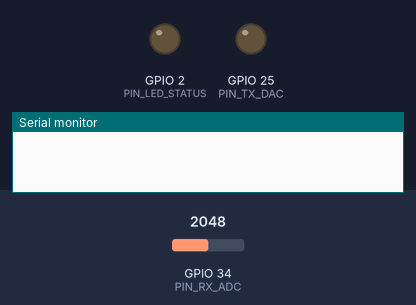
A sketch run on a simulated ESP32. Parts: output pins drawn as LEDs (lit = HIGH), the last lines printed to the serial monitor. Dashed ring = blinking. Inputs (shaded band) come from the test bench; at power-on: GPIO 34 (PIN_RX_ADC) = 2048 (analog values on the 0–4095 scale).

Above: at 0.0 s.
At 2.2 s:
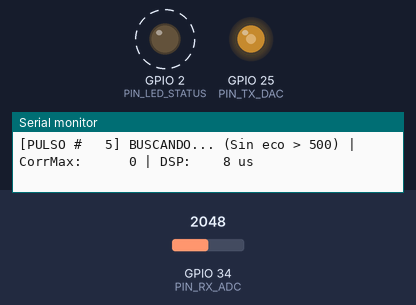
2.3 s: GPIO 34 (PIN_RX_ADC) set to 2866
5.3 s: GPIO 34 (PIN_RX_ADC) set to 3603
Timing chart, 0 to 63.2 s (numbered marks = the images above; inputs shaded):
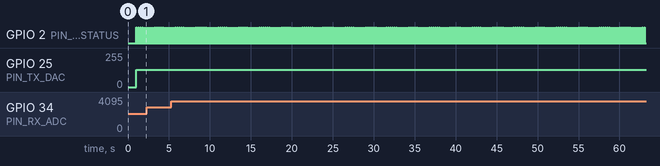

The sketch:

radar_serial.ino
```cpp
/*
 * Radar Acustico Monostatico - ESP32 (Modo Serial)
 * imprime en el serial monitor las mediciones del radar.
 */

#include "driver/dac.h"
#include "config.h"
#include "dsp_radar.h"

uint8_t dac_pulso_tx[N_PULSO_TX];
float   ref_pulso_tx[N_PULSO_TX];

uint16_t adc_raw_rx[N_CAPTURA_RX];
float    senal_rx_dc[N_CAPTURA_RX];
float    senal_rx_filtrada[N_CAPTURA_RX];
float    corr_out[N_CORRELACION];

BiquadBandpass filtro_bp;
FiltroMediana  filtro_med;

unsigned long ultimo_disparo_ms = 0;
unsigned long contador_pulsos = 0;
int detecciones_consecutivas = 0;

void setup() {
    Serial.begin(VELOCIDAD_SERIAL);
    delay(1000);

    pinMode(PIN_LED_STATUS, OUTPUT);
    digitalWrite(PIN_LED_STATUS, LOW);

    analogReadResolution(12);
    analogSetPinAttenuation(PIN_RX_ADC, ADC_11db);

    dac_output_enable(DAC_CHANNEL_1);
    dac_output_voltage(DAC_CHANNEL_1, 128);

    // inicializa los bloques del pipeline DSP
    dsp_sintetizar_pulso(dac_pulso_tx, ref_pulso_tx, N_PULSO_TX, F0_SONAR_HZ, F1_SONAR_HZ, (float)FS_HZ);
    filtro_bp.init(2000.0f, 2000.0f, (float)FS_HZ);
    filtro_med.init(5);

    Serial.println("\nRadar Acustico Monostatico - ESP32 (Modo Serial)");
    Serial.printf("Frecuencia nominal: %d Hz (Ts = %d us)\n", FS_HZ, TS_US);
    Serial.printf("Pulso chirp: %.0f Hz -> %.0f Hz (%d muestras, %.2f ms)\n",
                  F0_SONAR_HZ, F1_SONAR_HZ, N_PULSO_TX, (float)N_PULSO_TX / FS_HZ * 1000.0f);
    Serial.printf("Ventana de recepcion: %d muestras (%.2f ms)\n",
                  N_CAPTURA_RX, (float)N_CAPTURA_RX / FS_HZ * 1000.0f);
    Serial.printf("Zona ciega: %d muestras (~%.1f cm)\n",
                  ZONA_CIEGA_MUESTRAS, (VEL_SONIDO_MS * ZONA_CIEGA_MUESTRAS / (2.0f * FS_HZ)) * 100.0f);
    Serial.printf("Rango util: %.1f cm a %.1f cm\n\n",
                  (VEL_SONIDO_MS * ZONA_CIEGA_MUESTRAS / (2.0f * FS_HZ)) * 100.0f, MAX_DISTANCIA_CM);
}

void loop() {
    if (millis() - ultimo_disparo_ms < PERIODO_DISPARO_MS) {
        return;
    }
    ultimo_disparo_ms = millis();
    contador_pulsos++;

    digitalWrite(PIN_LED_STATUS, HIGH);

    // 1. emite el pulso por el DAC y captura el ADC de forma sincronizada
    const unsigned long t_inicio_captura = micros();
    for (int n = 0; n < N_CAPTURA_RX; n++) {
        unsigned long t_inicio_muestra = micros();

        if (n < N_PULSO_TX) {
            dac_output_voltage(DAC_CHANNEL_1, dac_pulso_tx[n]);
        } else {
            dac_output_voltage(DAC_CHANNEL_1, 128);
        }

        adc_raw_rx[n] = analogRead(PIN_RX_ADC);

        while (micros() - t_inicio_muestra < TS_US) {
            // espera activa precisa a 100 microsegundos
        }
    }
    const unsigned long captura_us = micros() - t_inicio_captura;
    dac_output_voltage(DAC_CHANNEL_1, 128);
    digitalWrite(PIN_LED_STATUS, LOW);

    // calcula la frecuencia de muestreo real medida
    const float fs_real = (float)N_CAPTURA_RX * 1000000.0f / (float)captura_us;

    // 2. elimina el offset DC y aplica el filtro pasa banda biquad
    float suma_adc = 0.0f;
    for (int n = 0; n < N_CAPTURA_RX; n++) {
        suma_adc += adc_raw_rx[n];
    }
    float media_dc = suma_adc / (float)N_CAPTURA_RX;

    filtro_bp.reset();
    for (int n = 0; n < N_CAPTURA_RX; n++) {
        senal_rx_dc[n] = (float)adc_raw_rx[n] - media_dc;
        senal_rx_filtrada[n] = filtro_bp.process(senal_rx_dc[n]);
    }

    // 3. calcula la correlacion cruzada mediante FFT radix-2 con la señal filtrada
    unsigned long t_dsp_inicio = micros();
    dsp_correlacion_cruzada(senal_rx_filtrada, N_CAPTURA_RX, ref_pulso_tx, N_PULSO_TX, corr_out, N_FFT_PUNTOS);
    unsigned long t_dsp_us = micros() - t_dsp_inicio;

    // 4. estima el retardo y calcula la distancia
    int m_pico = 0;
    float tau_ms = 0.0f;
    float dist_cruda_cm = 0.0f;
    float amp_pico = 0.0f;

    bool eco_detectado = dsp_estimar_distancia(
        corr_out, N_CORRELACION,
        ZONA_CIEGA_MUESTRAS, fs_real, VEL_SONIDO_MS,
        UMBRAL_CORR_MINIMO,
        m_pico, tau_ms, dist_cruda_cm, amp_pico
    );
    if (eco_detectado && dist_cruda_cm > MAX_DISTANCIA_CM) {
        eco_detectado = false;
    }

    // 5. estabiliza la medicion con el filtro de mediana movil
    float dist_filtrada_cm = 0.0f;
    if (eco_detectado) {
        dist_filtrada_cm = filtro_med.actualizar(dist_cruda_cm);
        detecciones_consecutivas++;
    } else {
        detecciones_consecutivas = 0;
        filtro_med.reset();
    }

    // 6. imprime el resultado en el monitor serie
    if (eco_detectado) {
        int barra_len = map((int)dist_filtrada_cm, 35, (int)MAX_DISTANCIA_CM, 1, 25);
        if (barra_len < 1) barra_len = 1;
        if (barra_len > 25) barra_len = 25;
        char barra[28];
        for (int b = 0; b < barra_len; b++) barra[b] = '=';
        barra[barra_len] = '\0';

        Serial.printf("[ECO #%4lu] Distancia: %5.1f cm (Cruda: %5.1f cm) | ToF: %5.2f ms | Pico: %3d | Amp: %6.0f | DSP: %4lu us | [%-25s]\n",
                      contador_pulsos, dist_filtrada_cm, dist_cruda_cm, tau_ms, m_pico, amp_pico, t_dsp_us, barra);
    } else {
        Serial.printf("[PULSO #%4lu] BUSCANDO... (Sin eco > %.0f) | CorrMax: %6.0f | DSP: %4lu us\n",
                      contador_pulsos, UMBRAL_CORR_MINIMO, amp_pico, t_dsp_us);
    }
}
```

dsp_radar.cpp
```cpp
#include "dsp_radar.h"
#include <math.h>

void dsp_sintetizar_pulso(uint8_t* dac_out, float* ref_out, int n_puntos, float f0, float f1, float fs) {
    float duracion = (float)n_puntos / fs;
    float k = (f1 - f0) / duracion;  // tasa de barrido chirp en Hz/s

    for (int n = 0; n < n_puntos; n++) {
        float t = (float)n / fs;

        // ventana de Hann para suavizar los extremos del pulso acustico
        float ventana = 0.5f * (1.0f - cosf(2.0f * PI * n / (n_puntos - 1)));

        // fase instantanea del chirp
        float fase = 2.0f * PI * (f0 * t + 0.5f * k * t * t);
        float tono = sinf(fase);
        float senal_modulada = tono * ventana;

        // guarda la referencia normalizada para la correlacion cruzada
        ref_out[n] = senal_modulada;

        // cuantiza a 8 bits (0 a 255) centrada en 128 (1.65 V) para el DAC
        int val_dac = (int)(128.0f + 115.0f * senal_modulada);
        if (val_dac < 0) val_dac = 0;
        if (val_dac > 255) val_dac = 255;
        dac_out[n] = (uint8_t)val_dac;
    }
}

void dsp_fft_radix2(Complex* X, int N, bool es_inversa) {
    // 1. reordena por inversion de bits (bit-reversal)
    int j = 0;
    for (int i = 0; i < N - 1; i++) {
        if (i < j) {
            Complex temp = X[i];
            X[i] = X[j];
            X[j] = temp;
        }
        int k = N >> 1;
        while (k <= j) {
            j -= k;
            k >>= 1;
        }
        j += k;
    }

    // 2. calcula las mariposas de Cooley-Tukey por etapas
    for (int len = 2; len <= N; len <<= 1) {
        float angulo = 2.0f * PI / len * (es_inversa ? 1.0f : -1.0f);
        Complex wlen(cosf(angulo), sinf(angulo));
        int mitad = len >> 1;

        for (int i = 0; i < N; i += len) {
            Complex w(1.0f, 0.0f);
            for (int k = 0; k < mitad; k++) {
                Complex u = X[i + k];
                Complex v = X[i + k + mitad] * w;
                X[i + k] = u + v;
                X[i + k + mitad] = u - v;
                w = w * wlen;
            }
        }
    }

    // 3. normaliza por 1/N si es la transformada inversa
    if (es_inversa) {
        float inv_N = 1.0f / (float)N;
        for (int i = 0; i < N; i++) {
            X[i].real *= inv_N;
            X[i].imag *= inv_N;
        }
    }
}

// buffers estaticos en memoria SRAM para evitar fragmentacion
static Complex buf_fft_rx[N_FFT_PUNTOS];
static Complex buf_fft_tx[N_FFT_PUNTOS];
static Complex buf_fft_prod[N_FFT_PUNTOS];

void dsp_correlacion_cruzada(
    const float* senal_rx, int n_rx,
    const float* senal_tx, int n_tx,
    float* r_out, int n_fft
) {
    // 1. carga la señal Rx rellenando con ceros hasta 512 puntos
    for (int i = 0; i < n_fft; i++) {
        buf_fft_rx[i] = (i < n_rx) ? Complex(senal_rx[i], 0.0f) : Complex(0.0f, 0.0f);
    }

    // 2. carga la señal Tx de referencia rellenando con ceros
    for (int i = 0; i < n_fft; i++) {
        buf_fft_tx[i] = (i < n_tx) ? Complex(senal_tx[i], 0.0f) : Complex(0.0f, 0.0f);
    }

    // 3. calcula la FFT directa de ambas señales
    dsp_fft_radix2(buf_fft_rx, n_fft, false);
    dsp_fft_radix2(buf_fft_tx, n_fft, false);

    // 4. multiplica en frecuencia: FFT(Rx) * conj(FFT(Tx))
    for (int k = 0; k < n_fft; k++) {
        buf_fft_prod[k] = buf_fft_rx[k] * buf_fft_tx[k].conj();
    }

    // 5. aplica la IFFT para obtener la correlacion en el dominio temporal
    dsp_fft_radix2(buf_fft_prod, n_fft, true);

    // 6. extrae unicamente las muestras lineales validas
    int n_validas = n_rx - n_tx + 1;
    for (int m = 0; m < n_validas; m++) {
        r_out[m] = buf_fft_prod[m].real;
    }
}

void BiquadBandpass::init(float f_centro, float ancho_banda, float fs) {
    float q = f_centro / ancho_banda;
    float w0 = 2.0f * PI * f_centro / fs;
    float alpha = sinf(w0) / (2.0f * q);
    float a0 = 1.0f + alpha;

    b0 = alpha / a0;
    b2 = -alpha / a0;
    a1 = -2.0f * cosf(w0) / a0;
    a2 = (1.0f - alpha) / a0;

    reset();
}

void BiquadBandpass::reset() {
    x1 = 0.0f;
    x2 = 0.0f;
    y1 = 0.0f;
    y2 = 0.0f;
}

float BiquadBandpass::process(float x) {
    float y = b0 * x + b2 * x2 - a1 * y1 - a2 * y2;
    x2 = x1;
    x1 = x;
    y2 = y1;
    y1 = y;
    return y;
}

void FiltroMediana::init(int n_ventana) {
    if (n_ventana > VENTANA_MAX) n_ventana = VENTANA_MAX;
    if (n_ventana < 3) n_ventana = 3;
    tamano = n_ventana;
    reset();
}

void FiltroMediana::reset() {
    indice = 0;
    llenos = 0;
    for (int i = 0; i < VENTANA_MAX; i++) {
        buffer[i] = 0.0f;
    }
}

float FiltroMediana::actualizar(float nueva_distancia) {
    buffer[indice] = nueva_distancia;
    indice = (indice + 1) % tamano;
    if (llenos < tamano) llenos++;

    // ordena una copia local para extraer la mediana
    float temp[VENTANA_MAX];
    for (int i = 0; i < llenos; i++) {
        temp[i] = buffer[i];
    }
    for (int i = 1; i < llenos; i++) {
        float clave = temp[i];
        int j = i - 1;
        while (j >= 0 && temp[j] > clave) {
            temp[j + 1] = temp[j];
            j--;
        }
        temp[j + 1] = clave;
    }

    return temp[llenos / 2];
}

bool dsp_estimar_distancia(
    const float* R, int n_corr,
    int zona_ciega, float fs, float vel_sonido,
    float umbral_min,
    int& m_pico, float& tau_ms, float& dist_cm, float& amp_pico
) {
    if (zona_ciega >= n_corr) return false;

    float max_val = -1e9f;
    int idx_max = -1;

    // busca el pico maximo despues de la zona ciega
    for (int m = zona_ciega; m < n_corr; m++) {
        float val = fabsf(R[m]);
        if (val > max_val) {
            max_val = val;
            idx_max = m;
        }
    }

    amp_pico = max_val;
    m_pico = idx_max;

    // comprueba si supera el umbral minimo de eco
    if (idx_max < 0 || max_val < umbral_min) {
        tau_ms = 0.0f;
        dist_cm = 0.0f;
        return false;
    }

    // tiempo de vuelo: tau = m_pico / fs
    tau_ms = ((float)m_pico / fs) * 1000.0f;

    // distancia monostatica: d = (vs * tau) / 2
    float dist_metros = (vel_sonido * ((float)m_pico / fs)) / 2.0f;
    dist_cm = dist_metros * 100.0f;

    return true;
}
```

dsp_radar.h
```cpp
#ifndef DSP_RADAR_H
#define DSP_RADAR_H

#include "config.h"
#include <stdint.h>
#include <math.h>

#ifndef PI
#define PI 3.14159265358979323846f
#endif

// Representa numeros complejos para el calculo de la FFT
struct Complex {
    float real;
    float imag;

    Complex() : real(0.0f), imag(0.0f) {}
    Complex(float r, float i) : real(r), imag(i) {}

    inline Complex operator+(const Complex& b) const {
        return Complex(real + b.real, imag + b.imag);
    }
    inline Complex operator-(const Complex& b) const {
        return Complex(real - b.real, imag - b.imag);
    }
    inline Complex operator*(const Complex& b) const {
        return Complex(real * b.real - imag * b.imag, real * b.imag + imag * b.real);
    }
    inline Complex conj() const {
        return Complex(real, -imag);
    }
};

// Filtro digital pasa banda IIR biquad de 2do orden para limpiar la señal del microfono
struct BiquadBandpass {
    float b0, b2, a1, a2;
    float x1, x2, y1, y2;

    void init(float f_centro = 2000.0f, float ancho_banda = 2000.0f, float fs = 10000.0f);
    float process(float x);
    void reset();
};

// Filtro de mediana movil para descartar rebotes secundarios y estabilizar la lectura
struct FiltroMediana {
    static const int VENTANA_MAX = 7;
    float buffer[VENTANA_MAX];
    int tamano;
    int indice;
    int llenos;

    void init(int n_ventana = 5);
    void reset();
    float actualizar(float nueva_distancia);
};

// Sintetiza el pulso chirp lineal con ventana Hann en memoria
void dsp_sintetizar_pulso(uint8_t* dac_out, float* ref_out, int n_puntos, float f0, float f1, float fs);

// Ejecuta la FFT directa o inversa usando el algoritmo Cooley-Tukey radix-2
void dsp_fft_radix2(Complex* X, int N, bool es_inversa = false);

// Calcula la correlacion cruzada lineal en frecuencia usando FFT con zero-padding
void dsp_correlacion_cruzada(
    const float* senal_rx, int n_rx,
    const float* senal_tx, int n_tx,
    float* r_out, int n_fft
);

// Busca el pico maximo fuera de la zona ciega y calcula el tiempo de vuelo y distancia
bool dsp_estimar_distancia(
    const float* R, int n_corr,
    int zona_ciega, float fs, float vel_sonido,
    float umbral_min,
    int& m_pico, float& tau_ms, float& dist_cm, float& amp_pico
);

#endif // DSP_RADAR_H
```

config.h
```cpp
#ifndef CONFIG_H
#define CONFIG_H

#include <stdint.h>

// Asignacion de pines en el ESP32
#define PIN_TX_DAC          25  // salida dac1 hacia el amplificador PAM8403
#define PIN_RX_ADC          34  // entrada adc1 conectada al microfono MAX4466
#define PIN_LED_STATUS       2  // led azul integrado en la placa

// Parametros acusticos del pulso
#define FS_HZ               10000       // frecuencia de muestreo nominal de 10 kHz (Ts = 100 us)
#define TS_US               (1000000 / FS_HZ)

#define F0_SONAR_HZ         1000.0f     // frecuencia inicial del barrido chirp
#define F1_SONAR_HZ         3000.0f     // frecuencia final del barrido chirp
#define VEL_SONIDO_MS       343.0f      // velocidad del sonido en el aire a 20 grados Celsius

// Dimensiones de memoria y FFT
#define N_PULSO_TX          32          // 32 muestras transmitidas (3.2 ms)
#define N_CAPTURA_RX        256         // 256 muestras capturadas (25.6 ms, ~4.3 metros maximo)
#define N_FFT_PUNTOS        512         // zero-padding para la fft radix-2 (512 >= 256 + 32 - 1)
#define N_CORRELACION       (N_CAPTURA_RX - N_PULSO_TX + 1) // 225 puntos de correlacion lineal

// Zona ciega y limites de deteccion
#define ZONA_CIEGA_MUESTRAS 22          // ignora las primeras 22 muestras (38 cm) para tapar el sonido directo del parlante
#define UMBRAL_CORR_MINIMO  500.0f      // nivel minimo de correlacion para validar un eco
#define MAX_DISTANCIA_CM    250.0f      // alcance maximo util del radar

// Configuracion de ejecucion
#define PERIODO_DISPARO_MS  250         // 250 ms entre pulsos (4 disparos por segundo)
#define VELOCIDAD_SERIAL    115200      // baudios para el monitor serie

#endif // CONFIG_H
```

Measured:
- by itself, GPIO 2 (PIN_LED_STATUS): alternates HIGH for 0.03 s and LOW for 0.22 s
